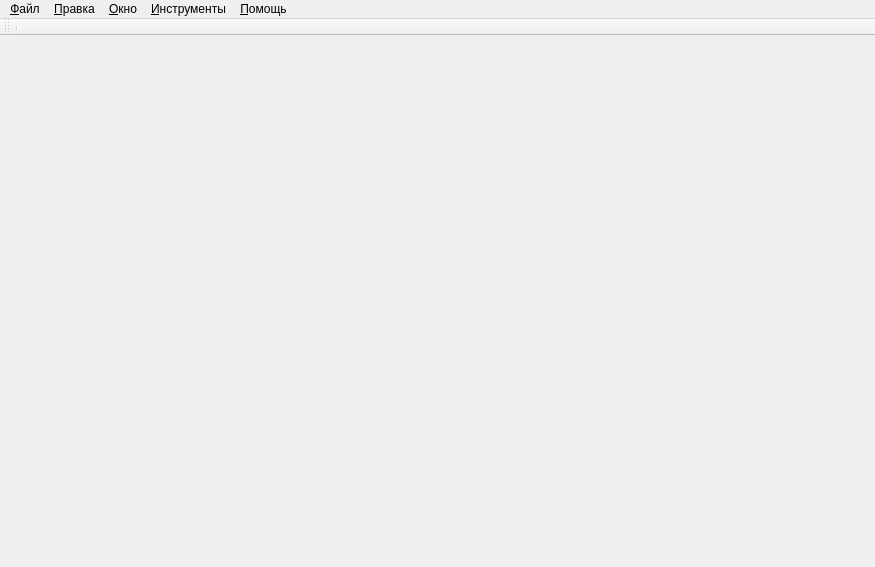
<?xml version="1.0" encoding="UTF-8"?>
<ui version="4.0">
 <class>MainWindow</class>
 <widget class="QMainWindow" name="MainWindow">
  <property name="geometry">
   <rect>
    <x>0</x>
    <y>0</y>
    <width>875</width>
    <height>567</height>
   </rect>
  </property>
  <property name="windowTitle">
   <string>ImageScaner</string>
  </property>
  <widget class="QWidget" name="centralWidget"/>
  <widget class="QMenuBar" name="menuBar">
   <property name="geometry">
    <rect>
     <x>0</x>
     <y>0</y>
     <width>875</width>
     <height>21</height>
    </rect>
   </property>
   <widget class="QMenu" name="menuFile">
    <property name="title">
     <string>&amp;Файл</string>
    </property>
    <addaction name="actionOpen"/>
    <addaction name="actionSave"/>
    <addaction name="separator"/>
    <addaction name="actionExit"/>
   </widget>
   <widget class="QMenu" name="menu_Edit">
    <property name="title">
     <string>&amp;Правка</string>
    </property>
    <addaction name="action_Copy"/>
    <addaction name="action_Paste"/>
   </widget>
   <widget class="QMenu" name="menuWindow">
    <property name="title">
     <string>&amp;Окно</string>
    </property>
    <addaction name="actionCascade"/>
    <addaction name="actionVectical"/>
    <addaction name="actionClose"/>
    <addaction name="actionClose_All"/>
    <addaction name="separator"/>
   </widget>
   <widget class="QMenu" name="menuHelp">
    <property name="title">
     <string>&amp;Помощь</string>
    </property>
    <addaction name="action_About"/>
   </widget>
   <widget class="QMenu" name="menuTools">
    <property name="title">
     <string>&amp;Инструменты</string>
    </property>
    <addaction name="separator"/>
    <addaction name="actionOption"/>
   </widget>
   <addaction name="menuFile"/>
   <addaction name="menu_Edit"/>
   <addaction name="menuWindow"/>
   <addaction name="menuTools"/>
   <addaction name="menuHelp"/>
  </widget>
  <widget class="QToolBar" name="mainToolBar">
   <attribute name="toolBarArea">
    <enum>TopToolBarArea</enum>
   </attribute>
   <attribute name="toolBarBreak">
    <bool>false</bool>
   </attribute>
   <addaction name="separator"/>
  </widget>
  <action name="actionOpen">
   <property name="text">
    <string>&amp;Открыть</string>
   </property>
   <property name="shortcut">
    <string>Ctrl+O</string>
   </property>
  </action>
  <action name="actionSave">
   <property name="text">
    <string>&amp;Сохранить</string>
   </property>
   <property name="shortcut">
    <string>Ctrl+S</string>
   </property>
  </action>
  <action name="actionExit">
   <property name="text">
    <string>В&amp;ыход</string>
   </property>
  </action>
  <action name="action_Copy">
   <property name="text">
    <string>&amp;Копировать</string>
   </property>
   <property name="shortcut">
    <string>Ctrl+C</string>
   </property>
  </action>
  <action name="action_Paste">
   <property name="text">
    <string>&amp;Вставить</string>
   </property>
   <property name="shortcut">
    <string>Ctrl+V</string>
   </property>
  </action>
  <action name="actionCascade">
   <property name="checkable">
    <bool>false</bool>
   </property>
   <property name="text">
    <string>&amp;Каскадом</string>
   </property>
  </action>
  <action name="actionVectical">
   <property name="text">
    <string>&amp;Плиткой</string>
   </property>
  </action>
  <action name="action_About">
   <property name="text">
    <string>О &amp;программе</string>
   </property>
  </action>
  <action name="actionClose">
   <property name="text">
    <string>Закрыть &amp;активное окно</string>
   </property>
   <property name="shortcut">
    <string>Shift+W</string>
   </property>
  </action>
  <action name="actionClose_All">
   <property name="text">
    <string>Закрыть &amp;все</string>
   </property>
   <property name="shortcut">
    <string>Ctrl+Shift+W</string>
   </property>
  </action>
  <action name="actionOption">
   <property name="text">
    <string>&amp;Параметры</string>
   </property>
  </action>
 </widget>
 <layoutdefault spacing="6" margin="11"/>
 <resources/>
 <connections/>
</ui>
